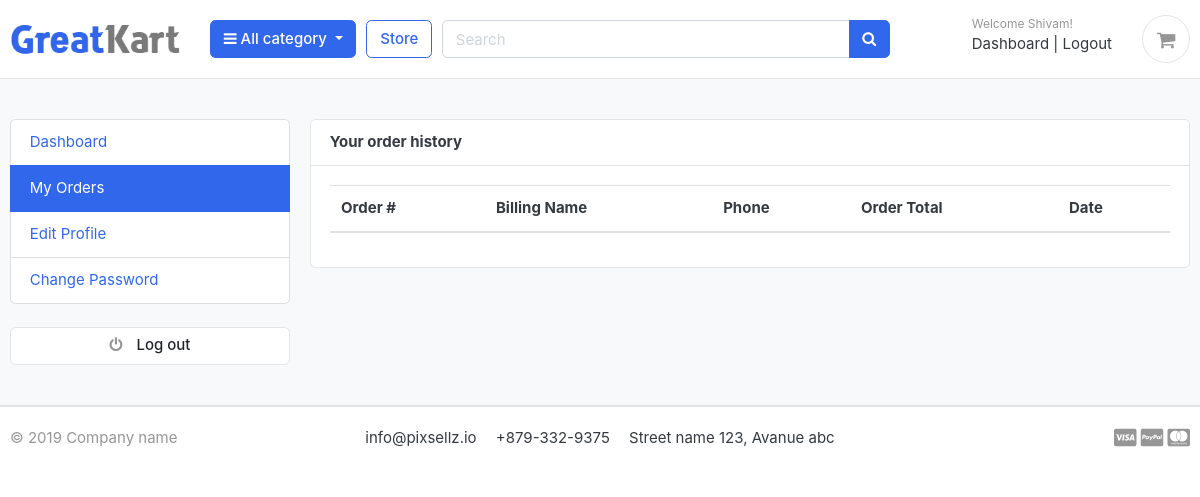
Page /accounts/my_orders/ (signed in) on the earlier database version.
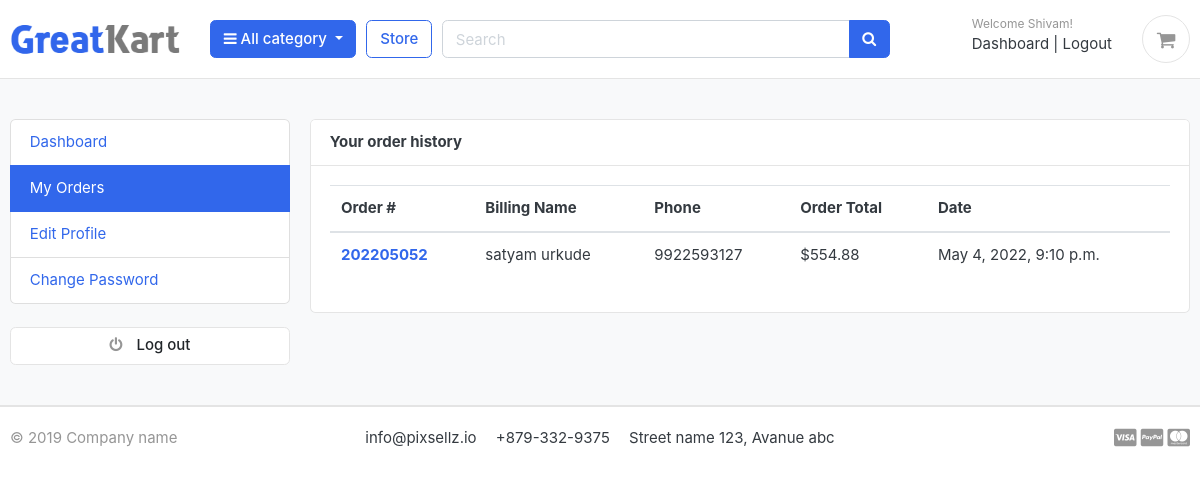
Same page on the later database version.
### orders/models.py (models this page shows, shortened)
class Order(models.Model):
    STATUS = (
        ('New', 'New'),
        ('Accepted', 'Accepted'),
        ('Completed', 'Completed'),
        ('Cancelled', 'Cancelled'),
    )
    user = models.ForeignKey(Account, on_delete=models.SET_NULL, null=True)
    payment = models.ForeignKey(Payment, on_delete=models.SET_NULL, blank=True, null=True)
    order_number = models.CharField(max_length=20)
    first_name = models.CharField(max_length=50)
    last_name = models.CharField(max_length=50)
    phone = models.CharField(max_length=15)
    email = models.EmailField(max_length=50)
    address_line_1 = models.CharField(max_length=50)
    address_line_2 = models.CharField(max_length=50, blank=True)
    pin_code = models.IntegerField(blank=True)
    state = models.CharField(max_length=50)
    city = models.CharField(max_length=50)
    order_note = models.CharField(max_length=100, blank=True)
    order_total = models.FloatField()
    tax = models.FloatField()
    status = models.CharField(max_length=10, choices=STATUS, default='New')
    ip = models.CharField(blank=True, max_length=20)
    is_ordered = models.BooleanField(default=False)
    created_at = models.DateTimeField(auto_now_add=True)
    updated_at = models.DateTimeField(auto_now=True)
    def full_name(self):
        return f'{self.first_name} {self.last_name}'

### accounts/views.py (the view)
# urls.py: path('my_orders/', views.my_orders, name='my_orders'),
@login_required(login_url='login')
def my_orders(request):
    orders = Order.objects.filter(user=request.user, is_ordered=True).order_by('-created_at')
    context = {
        'orders': orders,
    }
    return render(request, 'accounts/my_orders.html', context)

### category/context_processers.py (called while the page is built)
def menu_links(request):
    links = Category.objects.all()
    return dict(links=links)

### category/models.py (called while the page is built)
    def get_url(self):
        return reverse('products_by_category', args=[self.slug])

### templates/accounts/my_orders.html (shortened to what this page needs)
{% extends 'base.html' %}
{% block content %}
<section class="section-conten padding-y bg">
<div class="container">
	<div class="row">
	{% include 'includes/dashboard_sidebar.html' %}
	<main class="col-md-9">
		<article class="card">
		<header class="card-header">
			<strong class="d-inline-block mr-3">Your order history</strong>
		</header>
		<div class="card-body">
			<div class="row">
			<div class="col-md-12">
				<table class="table table-hover">
				  <thead>
				    <tr>
				      <th scope="col">Order #</th>
				      <th scope="col">Billing Name</th>
				      <th scope="col">Phone</th>
				      <th scope="col">Order Total</th>
							<th scope="col">Date</th>
				    </tr>
				  </thead>
				  <tbody>
						{% for order in orders %}
				    <tr>
				      <th scope="row"><a href="{% url 'order_detail' order.order_number %}">{{order.order_number}}</a></th>
				      <td>{{order.full_name}}</td>
				      <td>{{order.phone}}</td>
				      <td>${{order.order_total}}</td>
							<td>{{order.created_at}}</td>
				    </tr>
				{% endfor %}
				  </tbody>
				</table>
			</div>
			</div>
		</div>
		</article>
	</main>
</div>
</div>
</section>
{% endblock %}

Differences in the rows shown:
added Order: order_number "202205052", full_name "satyam urkude", phone "9922593127", order_total "554.88", created_at "May 4, 2022, 9:10 p.m."
